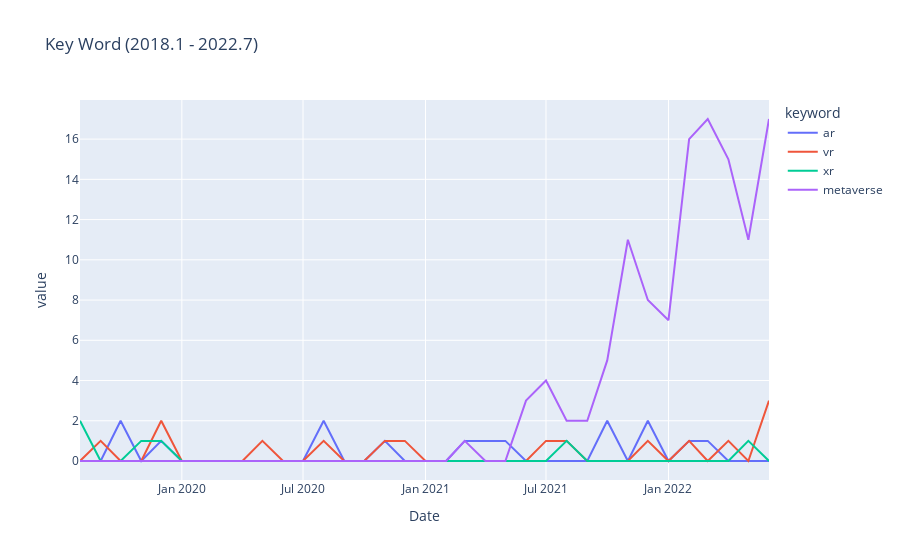

Notebook cell for this chart:
### Code cell
# 꺽은선 그래프
df3 = Df4plot(df_e,['ar','vr','xr','metaverse'])
fig = px.line(
    df3, x="Date", y='value', color="keyword", title="Key Word (2018.1 - 2022.7)"
)
fig.show()

### Figure 1 — Plotly figure (JSON) as saved in the notebook; plotly's stock layout.template omitted (floating-point values rounded to 4 significant figures)
{"data": [{"hovertemplate": "keyword=ar<br>Date=%{x}<br>value=%{y}<extra></extra>", "legendgroup": "ar", "line": {"color": "#636efa", "dash": "solid"}, "marker": {"symbol": "circle"}, "mode": "lines", "name": "ar", "orientation": "v", "showlegend": true, "type": "scatter", "x": ["2019-08-01T00:00:00", "2019-09-01T00:00:00", "2019-10-01T00:00:00", "2019-11-01T00:00:00", "2019-12-01T00:00:00", "2020-01-01T00:00:00", "2020-02-01T00:00:00", "2020-03-01T00:00:00", "2020-04-01T00:00:00", "2020-05-01T00:00:00", "2020-06-01T00:00:00", "2020-07-01T00:00:00", "2020-08-01T00:00:00", "2020-09-01T00:00:00", "2020-10-01T00:00:00", "2020-11-01T00:00:00", "2020-12-01T00:00:00", "2021-01-01T00:00:00", "2021-02-01T00:00:00", "2021-03-01T00:00:00", "2021-04-01T00:00:00", "2021-05-01T00:00:00", "2021-06-01T00:00:00", "2021-07-01T00:00:00", "2021-08-01T00:00:00", "2021-09-01T00:00:00", "2021-10-01T00:00:00", "2021-11-01T00:00:00", "2021-12-01T00:00:00", "2022-01-01T00:00:00", "2022-02-01T00:00:00", "2022-03-01T00:00:00", "2022-04-01T00:00:00", "2022-05-01T00:00:00", "2022-06-01T00:00:00"], "xaxis": "x", "y": [0, 0, 2, 0, 1, 0, 0, 0, 0, 0, 0, 0, 2, 0, 0, 1, 0, 0, 0, 1, 1, 1, 0, 0, 0, 0, 2, 0, 2, 0, 1, 1, 0, 0, 0], "yaxis": "y"}, {"hovertemplate": "keyword=vr<br>Date=%{x}<br>value=%{y}<extra></extra>", "legendgroup": "vr", "line": {"color": "#EF553B", "dash": "solid"}, "marker": {"symbol": "circle"}, "mode": "lines", "name": "vr", "orientation": "v", "showlegend": true, "type": "scatter", "x": ["2019-08-01T00:00:00", "2019-09-01T00:00:00", "2019-10-01T00:00:00", "2019-11-01T00:00:00", "2019-12-01T00:00:00", "2020-01-01T00:00:00", "2020-02-01T00:00:00", "2020-03-01T00:00:00", "2020-04-01T00:00:00", "2020-05-01T00:00:00", "2020-06-01T00:00:00", "2020-07-01T00:00:00", "2020-08-01T00:00:00", "2020-09-01T00:00:00", "2020-10-01T00:00:00", "2020-11-01T00:00:00", "2020-12-01T00:00:00", "2021-01-01T00:00:00", "2021-02-01T00:00:00", "2021-03-01T00:00:00", "2021-04-01T00:00:00", "2021-05-01T00:00:00", "2021-06-01T00:00:00", "2021-07-01T00:00:00", "2021-08-01T00:00:00", "2021-09-01T00:00:00", "2021-10-01T00:00:00", "2021-11-01T00:00:00", "2021-12-01T00:00:00", "2022-01-01T00:00:00", "2022-02-01T00:00:00", "2022-03-01T00:00:00", "2022-04-01T00:00:00", "2022-05-01T00:00:00", "2022-06-01T00:00:00"], "xaxis": "x", "y": [0, 1, 0, 0, 2, 0, 0, 0, 0, 1, 0, 0, 1, 0, 0, 1, 1, 0, 0, 0, 0, 0, 0, 1, 1, 0, 0, 0, 1, 0, 1, 0, 1, 0, 3], "yaxis": "y"}, {"hovertemplate": "keyword=xr<br>Date=%{x}<br>value=%{y}<extra></extra>", "legendgroup": "xr", "line": {"color": "#00cc96", "dash": "solid"}, "marker": {"symbol": "circle"}, "mode": "lines", "name": "xr", "orientation": "v", "showlegend": true, "type": "scatter", "x": ["2019-08-01T00:00:00", "2019-09-01T00:00:00", "2019-10-01T00:00:00", "2019-11-01T00:00:00", "2019-12-01T00:00:00", "2020-01-01T00:00:00", "2020-02-01T00:00:00", "2020-03-01T00:00:00", "2020-04-01T00:00:00", "2020-05-01T00:00:00", "2020-06-01T00:00:00", "2020-07-01T00:00:00", "2020-08-01T00:00:00", "2020-09-01T00:00:00", "2020-10-01T00:00:00", "2020-11-01T00:00:00", "2020-12-01T00:00:00", "2021-01-01T00:00:00", "2021-02-01T00:00:00", "2021-03-01T00:00:00", "2021-04-01T00:00:00", "2021-05-01T00:00:00", "2021-06-01T00:00:00", "2021-07-01T00:00:00", "2021-08-01T00:00:00", "2021-09-01T00:00:00", "2021-10-01T00:00:00", "2021-11-01T00:00:00", "2021-12-01T00:00:00", "2022-01-01T00:00:00", "2022-02-01T00:00:00", "2022-03-01T00:00:00", "2022-04-01T00:00:00", "2022-05-01T00:00:00", "2022-06-01T00:00:00"], "xaxis": "x", "y": [2, 0, 0, 1, 1, 0, 0, 0, 0, 0, 0, 0, 0, 0, 0, 0, 0, 0, 0, 0, 0, 0, 0, 0, 1, 0, 0, 0, 0, 0, 0, 0, 0, 1, 0], "yaxis": "y"}, {"hovertemplate": "keyword=metaverse<br>Date=%{x}<br>value=%{y}<extra></extra>", "legendgroup": "metaverse", "line": {"color": "#ab63fa", "dash": "solid"}, "marker": {"symbol": "circle"}, "mode": "lines", "name": "metaverse", "orientation": "v", "showlegend": true, "type": "scatter", "x": ["2019-08-01T00:00:00", "2019-09-01T00:00:00", "2019-10-01T00:00:00", "2019-11-01T00:00:00", "2019-12-01T00:00:00", "2020-01-01T00:00:00", "2020-02-01T00:00:00", "2020-03-01T00:00:00", "2020-04-01T00:00:00", "2020-05-01T00:00:00", "2020-06-01T00:00:00", "2020-07-01T00:00:00", "2020-08-01T00:00:00", "2020-09-01T00:00:00", "2020-10-01T00:00:00", "2020-11-01T00:00:00", "2020-12-01T00:00:00", "2021-01-01T00:00:00", "2021-02-01T00:00:00", "2021-03-01T00:00:00", "2021-04-01T00:00:00", "2021-05-01T00:00:00", "2021-06-01T00:00:00", "2021-07-01T00:00:00", "2021-08-01T00:00:00", "2021-09-01T00:00:00", "2021-10-01T00:00:00", "2021-11-01T00:00:00", "2021-12-01T00:00:00", "2022-01-01T00:00:00", "2022-02-01T00:00:00", "2022-03-01T00:00:00", "2022-04-01T00:00:00", "2022-05-01T00:00:00", "2022-06-01T00:00:00"], "xaxis": "x", "y": [0, 0, 0, 0, 0, 0, 0, 0, 0, 0, 0, 0, 0, 0, 0, 0, 0, 0, 0, 1, 0, 0, 3, 4, 2, 2, 5, 11, 8, 7, 16, 17, 15, 11, 17], "yaxis": "y"}], "layout": {"legend": {"title": {"text": "keyword"}, "tracegroupgap": 0}, "title": {"text": "Key Word (2018.1 - 2022.7)"}, "xaxis": {"anchor": "y", "domain": [0, 1], "title": {"text": "Date"}}, "yaxis": {"anchor": "x", "domain": [0, 1], "title": {"text": "value"}}}}
